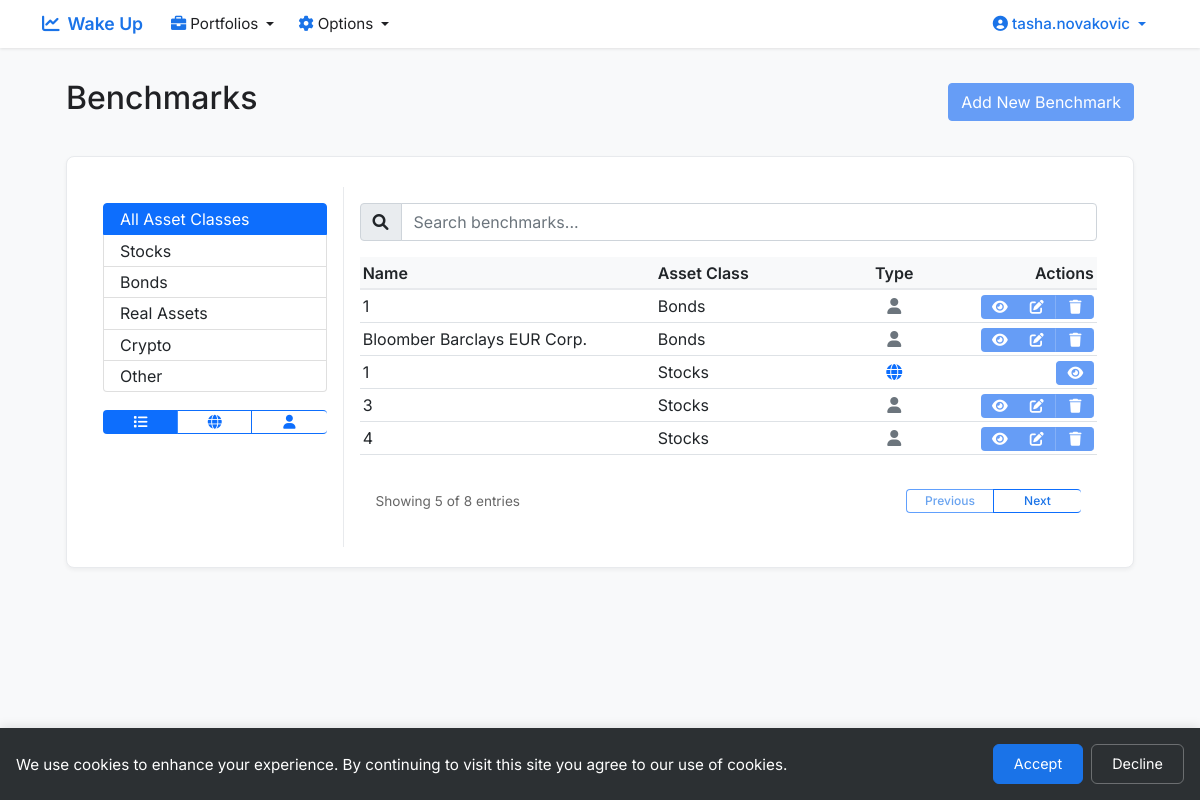
The app's page /get_benchmarks (signed in) with its own data.
### app.py (models this page shows, shortened)
class User(UserMixin, db.Model):
    id = db.Column(db.Integer, primary_key=True)
    email = db.Column(db.String(120), unique=True, nullable=False)
    name = db.Column(db.String(80), nullable=False)
    password_hash = db.Column(db.String(128))
    user_type = db.Column(db.String(20), default='beginner')
    created_at = db.Column(db.DateTime, default=datetime.utcnow)
    birthday = db.Column(db.Date, nullable=True)
    portfolios = db.relationship('Portfolio', backref='user', lazy=True)
    benchmarks = db.relationship('Benchmark', back_populates='user', lazy=True)
    funds = db.relationship('Fund', back_populates='user', lazy=True)
    def is_admin(self):
        return self.user_type == 'admin'

class Benchmark(db.Model):
    __tablename__ = 'benchmark'
    id = db.Column(db.Integer, primary_key=True)
    benchmark_name = db.Column(db.String(120), nullable=False)
    user_id = db.Column(db.Integer, db.ForeignKey('user.id'), nullable=False)
    generic_benchmark = db.Column(db.Integer, nullable=False, default=0)
    risk_factor_id = db.Column(db.Integer, db.ForeignKey('risk_factor.id'), nullable=True)
    beta = db.Column(db.Float, nullable=True)
    mod_duration = db.Column(db.Float, nullable=True)
    fx = db.Column(db.Float, nullable=True)
    usd = db.Column(db.Float, nullable=True)
    us = db.Column(db.Float, nullable=True)
    asset_class = db.Column(db.String(20), nullable=True)
    region = db.Column(db.String(20), nullable=True)
    developed = db.Column(db.String(20), nullable=True)
    created_at = db.Column(db.DateTime, nullable=False, default=datetime.utcnow)
    user = db.relationship('User', back_populates='benchmarks', lazy=True)
    risk_factor = db.relationship('RiskFactor', back_populates='benchmarks', lazy=True)
    funds = db.relationship('Fund', back_populates='benchmark', lazy=True)

### app.py (the view)
@app.route('/get_benchmarks')
@login_required
def get_benchmarks():
    benchmarks = Benchmark.query.filter(
        (Benchmark.generic_benchmark == 1) |  # Show all generic benchmarks
        (Benchmark.user_id == current_user.id)  # Show user's own benchmarks
    ).order_by(Benchmark.asset_class, Benchmark.benchmark_name).all()
    return render_template('benchmarks.html', benchmarks=benchmarks, asset_classes=ASSET_CLASSES)

### templates/benchmarks.html (shortened to what this page needs)
{% extends "base.html" %}
{% block content %}
<div class="container-fluid px-4">
    <div class="d-flex justify-content-between align-items-center mb-4">
        <h2>Benchmarks</h2>
        <a href="{{ url_for('new_benchmark') }}" class="btn btn-primary">Add New Benchmark</a>
    </div>
    <div class="card" style="padding: 30px 20px 20px 20px;">
        <div class="card-body p-0">
            <div class="row g-0">
                <div class="col-md-3 border-end">
                    <div class="p-3">
                        <div class="list-group">
                            <button type="button" class="list-group-item list-group-item-action active" data-asset-class="all">
                                All Asset Classes
                            </button>
                            {% for asset_class in asset_classes %}
                            <button type="button" class="list-group-item list-group-item-action" data-asset-class="{{ asset_class }}">
                                {{ asset_class }}
                            </button>
                            {% endfor %}
                        </div>
                        <div class="mt-3">
                            <div class="btn-group w-100" role="group">
                                <button type="button" class="btn btn-outline-primary active" data-benchmark-type="all" title="Show All Benchmarks">
                                    <i class="fas fa-list"></i>
                                </button>
                                <button type="button" class="btn btn-outline-primary" data-benchmark-type="generic" title="Show Generic Benchmarks">
                                    <i class="fas fa-globe"></i>
                                </button>
                                <button type="button" class="btn btn-outline-primary" data-benchmark-type="user" title="Show User-Specific Benchmarks">
                                    <i class="fas fa-user"></i>
                                </button>
                            </div>
                        </div>
                    </div>
                </div>
                <div class="col-md-9">
                    <div class="p-3 d-flex flex-column" style="height: 100%;">
                        <div class="mb-3">
                            <div class="input-group">
                                <span class="input-group-text">
                                    <i class="fas fa-search"></i>
                                </span>
                                <input type="text" class="form-control" id="searchInput" placeholder="Search benchmarks...">
                            </div>
                        </div>
                        <div class="table-container flex-grow-1 d-flex flex-column">
                            <div class="table-responsive">
                                <table class="table table-hover mb-0" id="benchmarksTable">
                                    <thead>
                                        <tr>
                                            <th style="width: 40%">Name</th>
                                            <th style="width: 25%">Asset Class</th>
                                            <th style="width: 15%; text-align: center">Type</th>
                                            <th style="width: 20%; text-align: right">Actions</th>
                                        </tr>
                                    </thead>
                                    <tbody>
                                        {% for benchmark in benchmarks %}
                                        <tr data-asset-class="{{ benchmark.asset_class }}" data-benchmark-id="{{ benchmark.id }}">
                                            <td>{{ benchmark.benchmark_name }}</td>
                                            <td>{{ benchmark.asset_class or '-' }}</td>
                                            <td class="text-center">
                                                {% if benchmark.generic_benchmark %}
                                                <i class="fas fa-globe" style="color: #0d6efd;" title="Generic Benchmark"></i>
                                                {% else %}
                                                <i class="fas fa-user" style="color: #6c757d;" title="User-Specific Benchmark"></i>
                                                {% endif %}
                                            </td>
                                            <td class="text-end">
                                                <div class="btn-group">
                                                    <a href="{{ url_for('view_benchmark', id=benchmark.id) }}"
                                                       class="btn btn-primary btn-sm"
                                                       title="View">
                                                        <i class="fas fa-eye"></i>
                                                    </a>
                                                    {% if current_user.is_admin() or benchmark.user_id == current_user.id %}
                                                    <a href="{{ url_for('edit_benchmark', id=benchmark.id) }}"
                                                       class="btn btn-primary btn-sm"
                                                       title="Edit">
                                                        <i class="fas fa-edit"></i>
                                                    </a>
                                                    <form action="{{ url_for('delete_benchmark', id=benchmark.id) }}" method="POST" style="display: inline;">
                                                        <button type="submit" class="btn btn-primary btn-sm"
                                                                title="Delete"
                                                                onclick="return confirm('Are you sure you want to delete this benchmark?')">
                                                            <i class="fas fa-trash"></i>
                                                        </button>
                                                    </form>
                                                    {% endif %}
                                                </div>
                                            </td>
                                        </tr>
                                        {% endfor %}
                                    </tbody>
                                </table>
                            </div>
                            <div class="d-flex justify-content-between align-items-center mt-3">
                                <div class="ps-3 pagination-text">
                                    Showing <span id="showingCount">0</span> of <span id="totalCount">0</span> entries
                                </div>
                                <div class="btn-group pe-3">
                                    <button type="button" class="btn btn-outline-primary" id="prevPage" disabled>Previous</button>
                                    <button type="button" class="btn btn-outline-primary" id="nextPage" disabled>Next</button>
                                </div>
                            </div>
                        </div>
                    </div>
                </div>
            </div>
        </div>
    </div>
</div>
{% endblock %}

### templates/base.html (shortened to what this page needs)
<!DOCTYPE html>
<html lang="en">
<head>
    <link href="https://cdn.jsdelivr.net/npm/bootstrap@5.1.3/dist/css/bootstrap.min.css" rel="stylesheet">
    <link href="https://cdnjs.cloudflare.com/ajax/libs/font-awesome/6.0.0/css/all.min.css" rel="stylesheet">
</head>
<body>
    <nav class="navbar navbar-expand-lg">
        <div class="container">
            <a class="navbar-brand" href="{{ url_for('home') }}">
                <i class="fas fa-chart-line me-2"></i>Wake Up
            </a>
            <div class="collapse navbar-collapse" id="navbarNav">
                <ul class="navbar-nav me-auto">
                    {% if current_user.is_authenticated %}
                    <li class="nav-item dropdown">
                        <a class="nav-link dropdown-toggle" href="#" id="portfoliosDropdown" role="button" data-bs-toggle="dropdown">
                            <i class="fas fa-briefcase me-1"></i>Portfolios
                        </a>
                    </li>
                    <li class="nav-item dropdown">
                        <a class="nav-link dropdown-toggle" href="#" id="optionsDropdown" role="button" data-bs-toggle="dropdown">
                            <i class="fas fa-cog me-1"></i>Options
                        </a>
                    </li>
                    {% endif %}
                </ul>
                <ul class="navbar-nav ms-auto">
                    {% if current_user.is_authenticated %}
                    <li class="nav-item dropdown">
                        <a class="nav-link dropdown-toggle profile-link" href="#" id="profileDropdown" role="button" data-bs-toggle="dropdown">
                            <i class="fas fa-user-circle me-1"></i>{{ current_user.name }}
                        </a>
                    </li>
                    {% endif %}
                </ul>
            </div>
        </div>
    </nav>
    <div class="container mt-4">
        {% block content %}{% endblock %}
    </div>
    <div id="cookieConsent" class="cookie-consent" style="display: none;">
        <div class="cookie-content">
            <p>We use cookies to enhance your experience. By continuing to visit this site you agree to our use of cookies.</p>
            <div class="cookie-buttons">
                <button onclick="acceptCookies()" class="btn btn-primary">Accept</button>
                <button onclick="declineCookies()" class="btn btn-secondary">Decline</button>
            </div>
        </div>
    </div>
</body>
</html>

### records on screen
User: name "tasha.novakovic"
Benchmark: benchmark_name "1", asset_class "Bonds", generic_benchmark 0 (drawn)
Benchmark: benchmark_name "Bloomber Barclays EUR Corp.", asset_class "Bonds", generic_benchmark 0 (drawn)
Benchmark: benchmark_name "1", asset_class "Stocks", generic_benchmark 1 (drawn)
Benchmark: benchmark_name "3", asset_class "Stocks", generic_benchmark 0 (drawn)
Benchmark: benchmark_name "4", asset_class "Stocks", generic_benchmark 0 (drawn)

### other values on screen
{{ asset_class }} "Stocks" "Bonds" "Real Assets" "Crypto" "Other"
